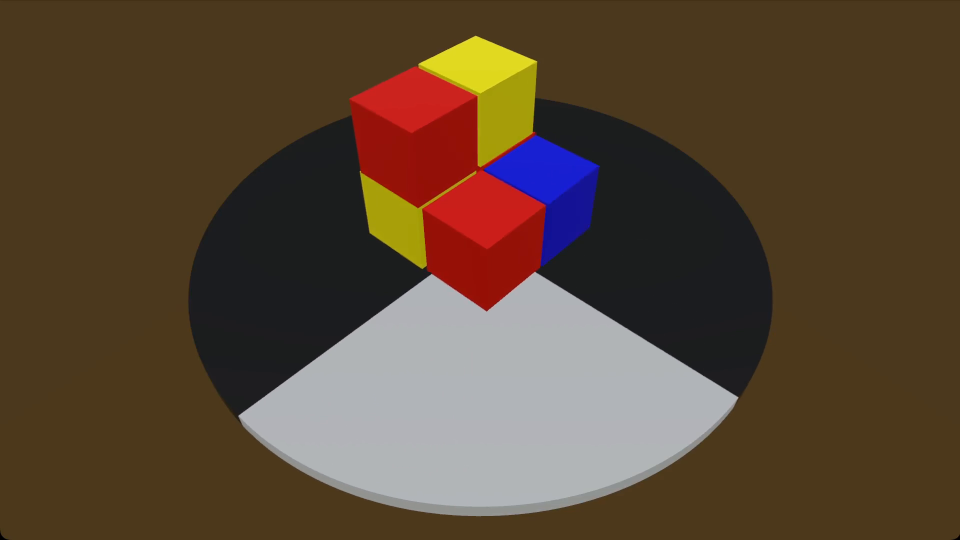
#> input picture frame 102 of assets/pren_cube_01.mp4, 1920 x 1080 px (shown at 1/2 size)
$ python regions.py
#> lines starting #> are read from the running program, lines starting #| are printed output that depends on the picture; after the words box and inside, x2 and y2 are one past the last pixel; in counts of white or black regions, pixels touching at a corner belong together
### models/color.py
from enum import Enum


class Color(Enum):
    UNDEFINED = "undefined"
    NONE = ""
    BLUE = "blue"
    RED = "red"
    YELLOW = "yellow"

    def __str__(self):
        return self.value

### regions.py
from datetime import datetime

import cv2 as cv
import numpy as np
import requests

from models.color import Color
from models.direction import Direction


def get_img_with_color(img, lower_color, upper_color):
    hsv = cv.cvtColor(img, cv.COLOR_BGR2HSV)
    mask = cv.inRange(hsv, lower_color, upper_color)
    return cv.bitwise_and(img, img, mask=mask)


def get_color_coverage(img, lower_color, upper_color):
    output = get_img_with_color(img, lower_color, upper_color)
    total_pixel_count = output.size
    color_pixel_count = np.count_nonzero(output)
    return 100 / total_pixel_count * color_pixel_count


def check_blue(img):
    return get_color_coverage(img, (100, 50, 50), (130, 255, 255)) > 70


def check_yellow(img):
    return get_color_coverage(img, (20, 100, 100), (40, 255, 255)) > 70


def check_red(img):
    red_mask1 = get_img_with_color(img, (0, 100, 100), (10, 255, 255))
    red_mask2 = get_img_with_color(img, (160, 100, 100), (180, 255, 255))
    output = cv.bitwise_or(red_mask1, red_mask2)
    total_pixel_count = output.size
    color_pixel_count = np.count_nonzero(output)
    color_coverage = 100 / total_pixel_count * color_pixel_count
    return color_coverage > 70


def get_color(img):
    if check_blue(img):
        return Color.BLUE
    if check_red(img):
        return Color.RED
    if check_yellow(img):
        return Color.YELLOW
    return Color.NONE


def get_positions(img, direction, config):
    upper_left = img[260:330, 750:820]
    lower_left = img[410:460, 750:820]

    upper_right = img[260:330, 1100:1170]
    lower_right = img[410:460, 1100:1170]

    lower_left_color = get_color(lower_left)
    if direction == direction.FRONT:
        config[3] = lower_left_color
    if direction == direction.RIGHT:
        config[0] = lower_left_color

    upper_left_color = get_color(upper_left)
    if direction == direction.FRONT:
        config[7] = upper_left_color
    if direction == direction.RIGHT:
        config[4] = upper_left_color

    lower_right_color = get_color(lower_right)
    if direction == direction.FRONT:
        config[1] = lower_right_color
    if direction == direction.RIGHT:
        config[2] = lower_right_color

    upper_right_color = get_color(upper_right)
    if direction == direction.FRONT:
        config[5] = upper_right_color
    if direction == direction.RIGHT:
        config[6] = upper_right_color

    return config


cap = cv.VideoCapture('assets/pren_cube_01.mp4')

config = [Color.UNDEFINED] * 8

cap.set(1, 102)
_, frame = cap.read()
#> frame is the input picture: shape (1080, 1920, 3); mean B, G, R 52.8, 70.7, 89.3
config = get_positions(frame, Direction.FRONT, config)
#> in get_positions, `lower_right = img[410:460, 1100:1170]`:
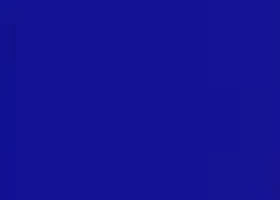
#> lower_right: shape (50, 70, 3) (shown 4 times larger); mean B, G, R 148.8, 18.3, 20.1
#> in get_img_with_color, `hsv = cv.cvtColor(img, cv.COLOR_BGR2HSV)`: hsv: shape (50, 70, 3); mean H, S, V 28, 241, 168
#> in get_img_with_color, `mask = cv.inRange(hsv, lower_color, upper_color)`: mask: shape (50, 70); every value is 0
#> in get_img_with_color, `return cv.bitwise_and(img, img, mask=mask)`: returned value: shape (50, 70, 3); every value is 0
#> in get_color_coverage, `color_pixel_count = np.count_nonzero(output)`: color_pixel_count = 0
#> in get_img_with_color (call 4), `mask = cv.inRange(hsv, lower_color, upper_color)`: mask: shape (50, 70); every value is 255
#> in get_img_with_color (call 5), `hsv = cv.cvtColor(img, cv.COLOR_BGR2HSV)`: hsv: shape (70, 70, 3); mean H, S, V 1.7, 240, 150
#> in get_img_with_color (call 5), `mask = cv.inRange(hsv, lower_color, upper_color)`: mask: shape (70, 70); every value is 0
#> in get_img_with_color (call 5), `return cv.bitwise_and(img, img, mask=mask)`: returned value: shape (70, 70, 3); every value is 0
#> in get_img_with_color (call 6), `mask = cv.inRange(hsv, lower_color, upper_color)`: mask: shape (70, 70); every value is 255
#> in get_img_with_color (call 8), `hsv = cv.cvtColor(img, cv.COLOR_BGR2HSV)`: hsv: shape (50, 70, 3); mean H, S, V 120, 223.7, 148.8
#> in get_img_with_color (call 9), `hsv = cv.cvtColor(img, cv.COLOR_BGR2HSV)`: hsv: shape (70, 70, 3); mean H, S, V 109.6, 113.9, 105.3
#> in get_img_with_color (call 9), `mask = cv.inRange(hsv, lower_color, upper_color)`:
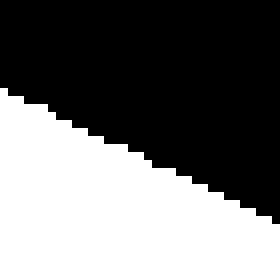
#> mask: shape (70, 70) (shown 4 times larger); 44.4% white; 1 white region, box (x1, y1, x2, y2) and area: (0, 22, 70, 70) 2176
#> in get_img_with_color (call 9), `return cv.bitwise_and(img, img, mask=mask)`:
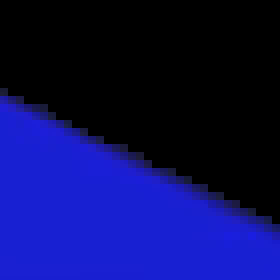
#> returned value: shape (70, 70, 3) (shown 4 times larger); mean of channels 0, 1, 2 88.4, 13.9, 11.2; drawn as B, G, R
#> config = 8 items

cap.set(1, 325)
_, frame = cap.read()
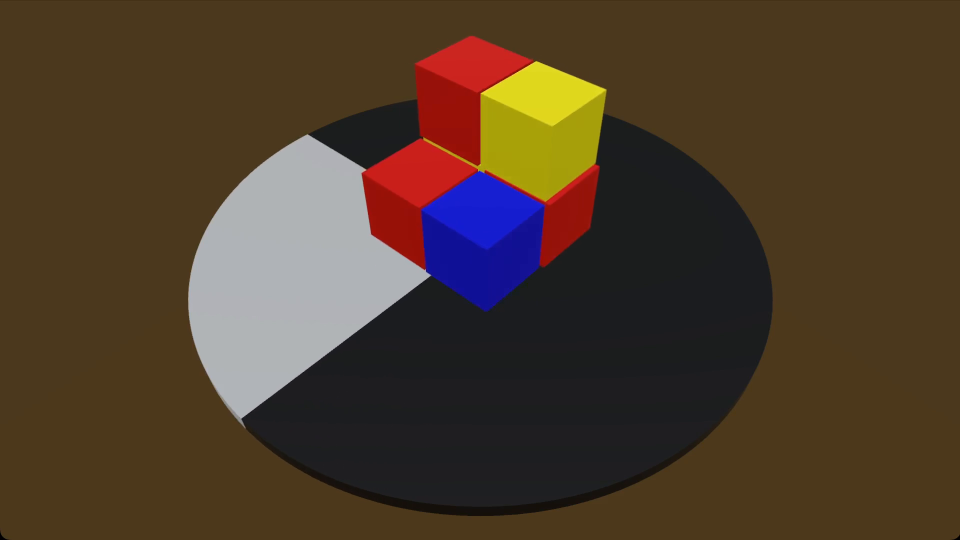
#> input picture frame 325 of assets/pren_cube_01.mp4, 1920 x 1080 px (shown at 1/2 size)
#> frame is the input picture: shape (1080, 1920, 3); mean B, G, R 43, 60.1, 77.2
config = get_positions(frame, Direction.RIGHT, config)
#> in get_positions (call 2), `upper_left = img[260:330, 750:820]`:
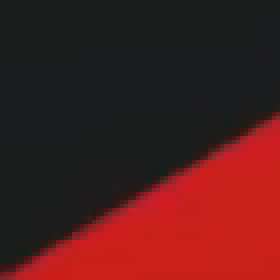
#> upper_left: shape (70, 70, 3) (shown 4 times larger); mean B, G, R 29.4, 29.6, 79
#> in get_positions (call 2), `upper_right = img[260:330, 1100:1170]`:
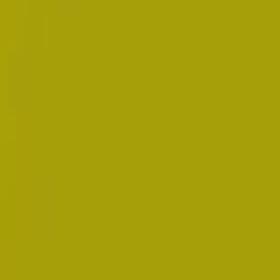
#> upper_right: shape (70, 70, 3) (shown 4 times larger); mean B, G, R 9.9, 159, 166.1
#> in get_img_with_color (call 13), `hsv = cv.cvtColor(img, cv.COLOR_BGR2HSV)`: hsv: shape (50, 70, 3); mean H, S, V 1.9, 242.8, 151.1
#> in get_img_with_color (call 16), `hsv = cv.cvtColor(img, cv.COLOR_BGR2HSV)`: hsv: shape (70, 70, 3); mean H, S, V 74.8, 86, 80.7
#> in get_img_with_color (call 17), `mask = cv.inRange(hsv, lower_color, upper_color)`: mask: shape (70, 70); 24.3% white; 8 white regions (7 under 20 px), largest, box (x1, y1, x2, y2) and area: (8, 36, 70, 70) 1175
#> in get_img_with_color (call 18), `mask = cv.inRange(hsv, lower_color, upper_color)`: mask: shape (70, 70); 5.9% white; 2 white regions, box (x1, y1, x2, y2) and area: (0, 42, 50, 70) 204, (54, 30, 70, 40) 84
#> in check_red (call 5), `output = cv.bitwise_or(red_mask1, red_mask2)`:
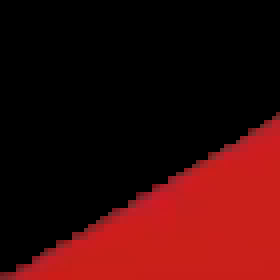
#> output: shape (70, 70, 3) (shown 4 times larger); mean B, G, R 8.8, 9.6, 59
#> in check_red (call 5), `color_pixel_count = np.count_nonzero(output)`: color_pixel_count = 4437
#> in check_red (call 5), `color_coverage = 100 / total_pixel_count * color_pixel_count`: color_coverage = 30.18
#> in get_img_with_color (call 20), `hsv = cv.cvtColor(img, cv.COLOR_BGR2HSV)`: hsv: shape (50, 70, 3); mean H, S, V 2, 238.4, 149.2
#> in get_img_with_color (call 23), `hsv = cv.cvtColor(img, cv.COLOR_BGR2HSV)`: hsv: shape (70, 70, 3); mean H, S, V 29, 240.1, 166.1

url = "http://18.192.48.168:5000/cubes/team05"
headers = {
    "Content-Type": "application/json",
    "Auth": "test1234"
}
body = {
    'time': datetime.now().strftime("%Y-%m-%d %H:%M:%S"),
    'config': {
        '1': str(config[0]),
        '2': str(config[1]),
        '3': str(config[2]),
        '4': str(config[3]),
        '5': str(config[4]),
        '6': str(config[5]),
        '7': str(config[6]),
        '8': str(config[7]),
    }
}

#> (the run stopped early here; a loop or call above may not have finished)

$ run again, starting later in the video
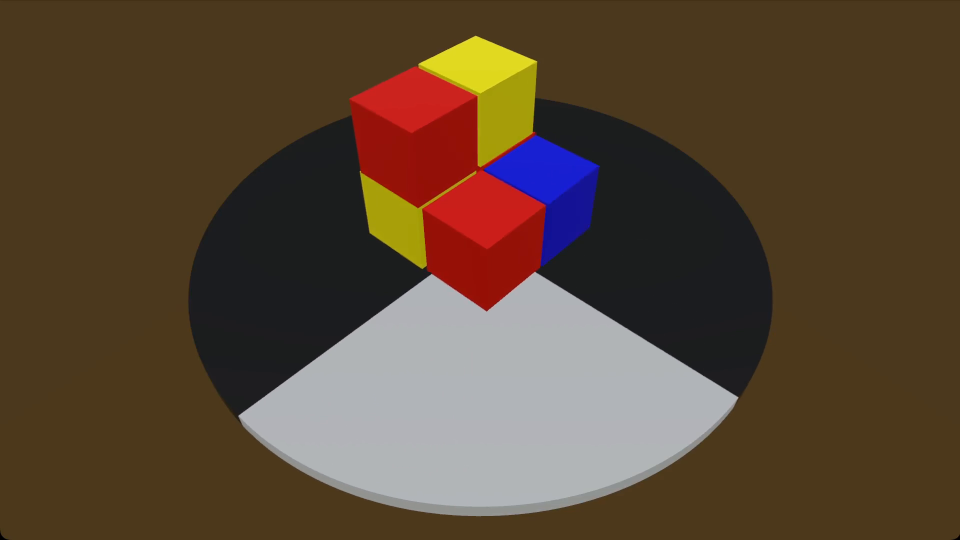
#> input picture frame 102 of assets/pren_cube_01.mp4, 1920 x 1080 px (shown at 1/2 size)
#> frame is the input picture: shape (1080, 1920, 3); mean B, G, R 52.8, 70.7, 89.3
#> hsv: shape (50, 70, 3); mean H, S, V 28, 241, 168
#> mask: shape (50, 70); every value is 0
#> in get_color_coverage, `color_pixel_count = np.count_nonzero(output)`: color_pixel_count = 0
#> mask: shape (50, 70); every value is 255
#> hsv: shape (70, 70, 3); mean H, S, V 1.7, 240, 150
#> mask: shape (70, 70); every value is 0
#> mask: shape (70, 70); every value is 255
#> hsv: shape (50, 70, 3); mean H, S, V 120, 223.7, 148.8
#> hsv: shape (70, 70, 3); mean H, S, V 109.6, 113.9, 105.3
#> mask: shape (70, 70); 44.4% white; 1 white region, box (x1, y1, x2, y2) and area: (0, 22, 70, 70) 2176
#> config = 8 items
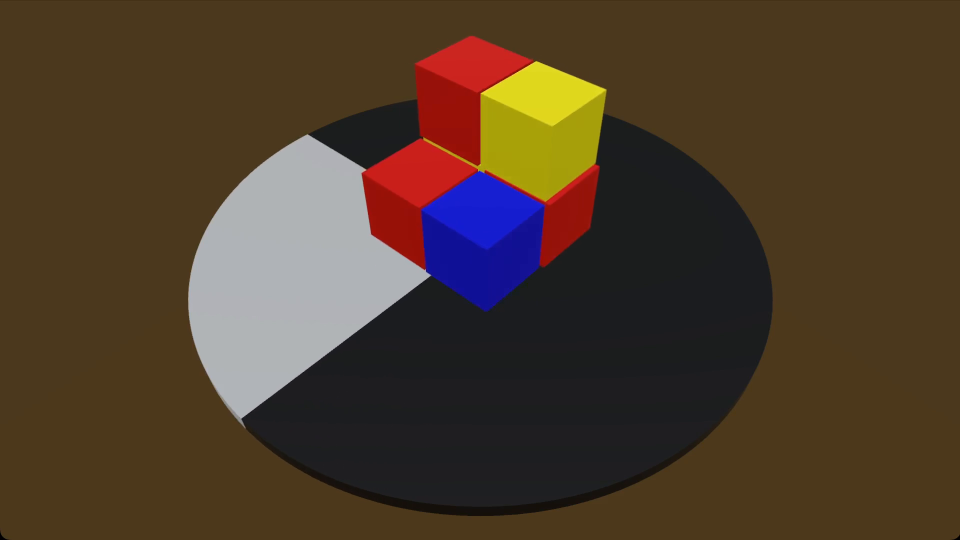
#> input picture frame 325 of assets/pren_cube_01.mp4, 1920 x 1080 px (shown at 1/2 size)
#> frame is the input picture: shape (1080, 1920, 3); mean B, G, R 43, 60.1, 77.2
#> hsv: shape (50, 70, 3); mean H, S, V 1.9, 242.8, 151.1
#> hsv: shape (70, 70, 3); mean H, S, V 74.8, 86, 80.7
#> mask: shape (70, 70); 24.3% white; 8 white regions (7 under 20 px), largest, box (x1, y1, x2, y2) and area: (8, 36, 70, 70) 1175
#> mask: shape (70, 70); 5.9% white; 2 white regions, box (x1, y1, x2, y2) and area: (0, 42, 50, 70) 204, (54, 30, 70, 40) 84
#> hsv: shape (50, 70, 3); mean H, S, V 2, 238.4, 149.2
#> hsv: shape (70, 70, 3); mean H, S, V 29, 240.1, 166.1

$ run again, starting later in the video
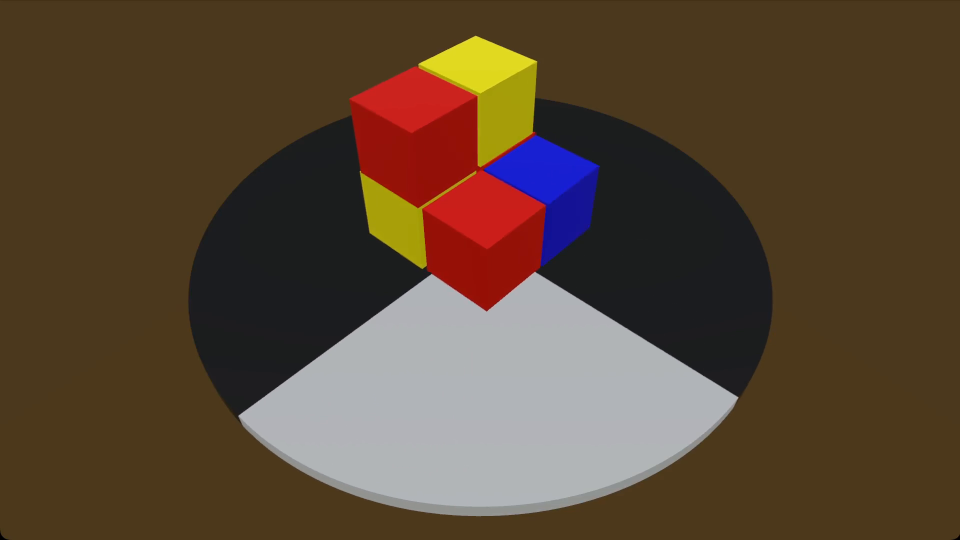
#> input picture frame 102 of assets/pren_cube_01.mp4, 1920 x 1080 px (shown at 1/2 size)
#> frame is the input picture: shape (1080, 1920, 3); mean B, G, R 52.8, 70.7, 89.3
#> hsv: shape (50, 70, 3); mean H, S, V 28, 241, 168
#> mask: shape (50, 70); every value is 0
#> in get_color_coverage, `color_pixel_count = np.count_nonzero(output)`: color_pixel_count = 0
#> mask: shape (50, 70); every value is 255
#> hsv: shape (70, 70, 3); mean H, S, V 1.7, 240, 150
#> mask: shape (70, 70); every value is 0
#> mask: shape (70, 70); every value is 255
#> hsv: shape (50, 70, 3); mean H, S, V 120, 223.7, 148.8
#> hsv: shape (70, 70, 3); mean H, S, V 109.6, 113.9, 105.3
#> mask: shape (70, 70); 44.4% white; 1 white region, box (x1, y1, x2, y2) and area: (0, 22, 70, 70) 2176
#> config = 8 items
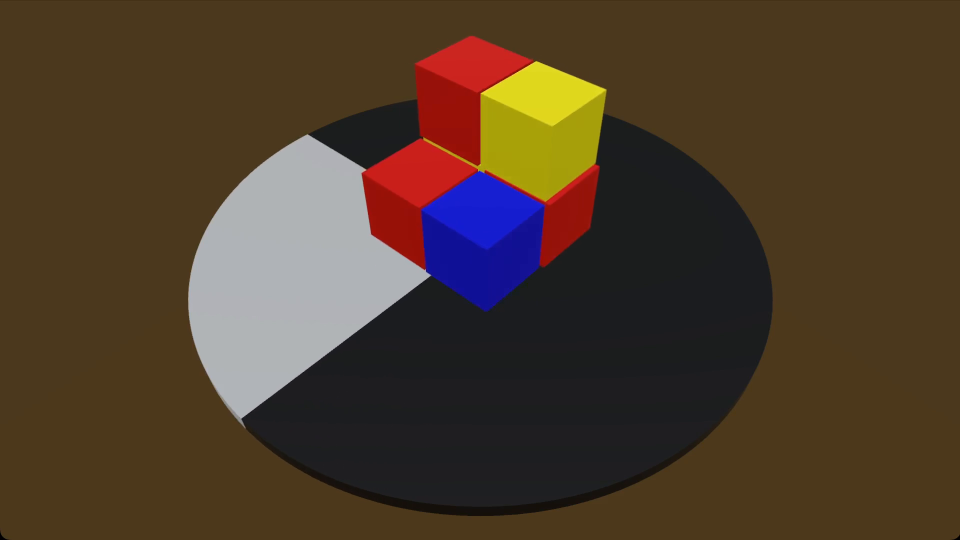
#> input picture frame 325 of assets/pren_cube_01.mp4, 1920 x 1080 px (shown at 1/2 size)
#> frame is the input picture: shape (1080, 1920, 3); mean B, G, R 43, 60.1, 77.2
#> hsv: shape (50, 70, 3); mean H, S, V 1.9, 242.8, 151.1
#> hsv: shape (70, 70, 3); mean H, S, V 74.8, 86, 80.7
#> mask: shape (70, 70); 24.3% white; 8 white regions (7 under 20 px), largest, box (x1, y1, x2, y2) and area: (8, 36, 70, 70) 1175
#> mask: shape (70, 70); 5.9% white; 2 white regions, box (x1, y1, x2, y2) and area: (0, 42, 50, 70) 204, (54, 30, 70, 40) 84
#> hsv: shape (50, 70, 3); mean H, S, V 2, 238.4, 149.2
#> hsv: shape (70, 70, 3); mean H, S, V 29, 240.1, 166.1
